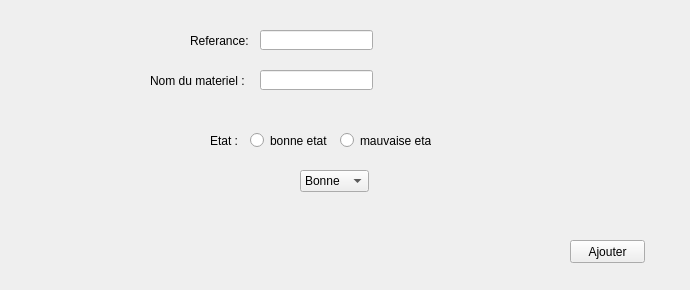
     <widget class="QWidget" name="tab_4">
      <attribute name="title">
       <string>ajouter</string>
      </attribute>
      <widget class="QLabel" name="label">
       <property name="geometry">
        <rect>
         <x>190</x>
         <y>30</y>
         <width>61</width>
         <height>21</height>
        </rect>
       </property>
       <property name="text">
        <string>Referance:</string>
       </property>
      </widget>
      <widget class="QLabel" name="label_2">
       <property name="geometry">
        <rect>
         <x>150</x>
         <y>70</y>
         <width>101</width>
         <height>21</height>
        </rect>
       </property>
       <property name="text">
        <string>Nom du materiel :</string>
       </property>
      </widget>
      <widget class="QLabel" name="label_3">
       <property name="geometry">
        <rect>
         <x>210</x>
         <y>130</y>
         <width>51</width>
         <height>21</height>
        </rect>
       </property>
       <property name="text">
        <string>Etat :</string>
       </property>
      </widget>
      <widget class="QLineEdit" name="referancePoss">
       <property name="geometry">
        <rect>
         <x>260</x>
         <y>30</y>
         <width>113</width>
         <height>20</height>
        </rect>
       </property>
      </widget>
      <widget class="QLineEdit" name="nomPoss">
       <property name="geometry">
        <rect>
         <x>260</x>
         <y>70</y>
         <width>113</width>
         <height>20</height>
        </rect>
       </property>
      </widget>
      <widget class="QRadioButton" name="ajouterEtatMateriauxPoss1">
       <property name="geometry">
        <rect>
         <x>250</x>
         <y>130</y>
         <width>81</width>
         <height>21</height>
        </rect>
       </property>
       <property name="text">
        <string>bonne etat</string>
       </property>
      </widget>
      <widget class="QRadioButton" name="ajouteretatMateriauxposs0">
       <property name="geometry">
        <rect>
         <x>340</x>
         <y>130</y>
         <width>91</width>
         <height>21</height>
        </rect>
       </property>
       <property name="text">
        <string>mauvaise etat </string>
       </property>
      </widget>
      <widget class="QLabel" name="label_84">
       <property name="geometry">
        <rect>
         <x>0</x>
         <y>0</y>
         <width>681</width>
         <height>281</height>
        </rect>
       </property>
       <property name="text">
        <string/>
       </property>
       <property name="pixmap">
        <pixmap>../../Desktop/design Qt/dddddddddd.jpg</pixmap>
       </property>
      </widget>
      <widget class="QPushButton" name="ajouterposs">
       <property name="geometry">
        <rect>
         <x>570</x>
         <y>240</y>
         <width>75</width>
         <height>23</height>
        </rect>
       </property>
       <property name="mouseTracking">
        <bool>true</bool>
       </property>
       <property name="focusPolicy">
        <enum>Qt::ClickFocus</enum>
       </property>
       <property name="text">
        <string>Ajouter</string>
       </property>
      </widget>
      <widget class="QComboBox" name="comboetatajouter">
       <property name="geometry">
        <rect>
         <x>300</x>
         <y>170</y>
         <width>69</width>
         <height>22</height>
        </rect>
       </property>
       <item>
        <property name="text">
         <string>Bonne</string>
        </property>
       </item>
       <item>
        <property name="text">
         <string>Mauvaise</string>
        </property>
       </item>
      </widget>
      <zorder>label_84</zorder>
      <zorder>label</zorder>
      <zorder>label_2</zorder>
      <zorder>label_3</zorder>
      <zorder>referancePoss</zorder>
      <zorder>nomPoss</zorder>
      <zorder>ajouterEtatMateriauxPoss1</zorder>
      <zorder>ajouteretatMateriauxposs0</zorder>
      <zorder>ajouterposs</zorder>
      <zorder>comboetatajouter</zorder>
     </widget>
